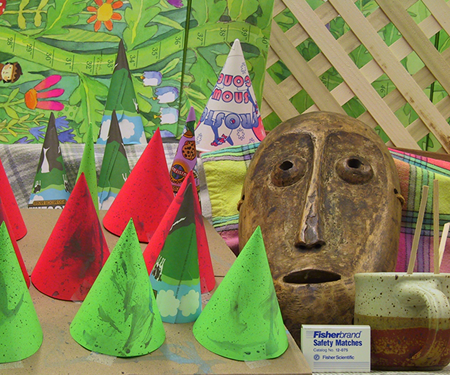
#> input picture im2.png, 450 x 375 px, found by its file name
$ jupyter execute 'left and right disparity.ipynb'
#> lines starting #> are read from the running program, lines starting #| are printed output that depends on the picture
[cell 1]
#left and right disparity map using stereo sgbm
#!/usr/bin/env python
# coding: utf-8

# In[1]:


import numpy as np
from sklearn.preprocessing import normalize
import cv2
import matplotlib.pyplot as plt
import imageio
get_ipython().run_line_magic('matplotlib', 'inline')
import random

random.seed(10)

[cell 2]
# In[2]:

imgL = cv2.imread("cones/im2.png",0)
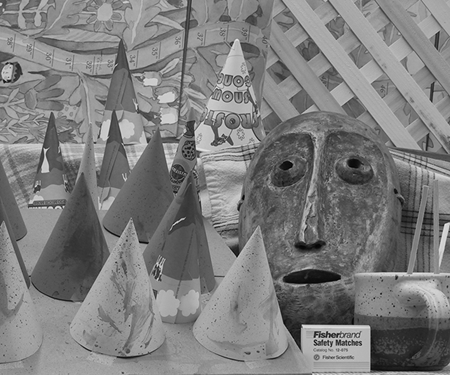
#> imgL: shape (375, 450); min 0, max 235, mean 125
imgR = cv2.imread("cones/im6.png",0)
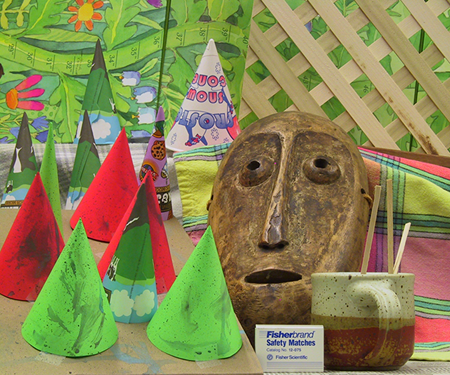
#> input picture im6.png, 450 x 375 px, found by its file name
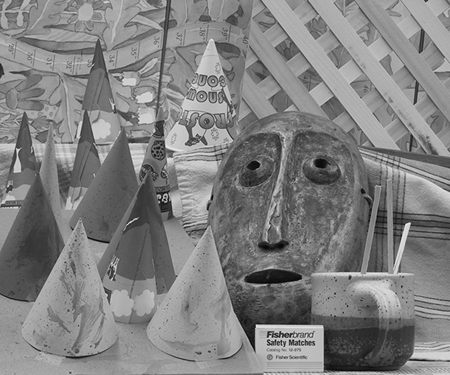
#> imgR: shape (375, 450); min 0, max 243, mean 128.4

[cell 3]
# In[3]:


# SGBM Parameters -----------------
window_size = 3                     # wsize default 3; 5; 7 for SGBM reduced size image; 15 for SGBM full size image (1300px and above); 5 Works nicely

left_matcher = cv2.StereoSGBM_create(
    minDisparity=0,
    numDisparities=64,             # max_disp has to be dividable by 16 f. E. HH 192, 256
    blockSize=5,
    P1=8 * 3 * window_size ** 2,    # wsize default 3; 5; 7 for SGBM reduced size image; 15 for SGBM full size image (1300px and above); 5 Works nicely
    P2=32 * 3 * window_size ** 2,
    disp12MaxDiff=1,
    uniquenessRatio=15,
    speckleWindowSize=0,
    speckleRange=2,
    preFilterCap=63,
    mode=cv2.STEREO_SGBM_MODE_SGBM_3WAY
)
disparity = left_matcher.compute(imgL,imgR)
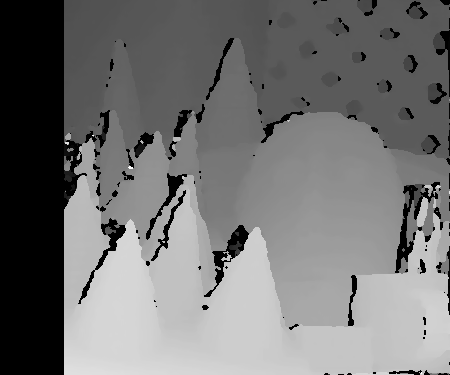
#> disparity: shape (375, 450) int16; min -16, max 976, mean 435.2; drawn with min black and max white
plt.imshow(disparity,'gray')
imageio.imwrite("MYLEFT IMAGE.png",disparity)
plt.show()

[cell 4]
# In[4]:


right_matcher = cv2.ximgproc.createRightMatcher(left_matcher)
disparity1 = right_matcher.compute(imgR,imgL)
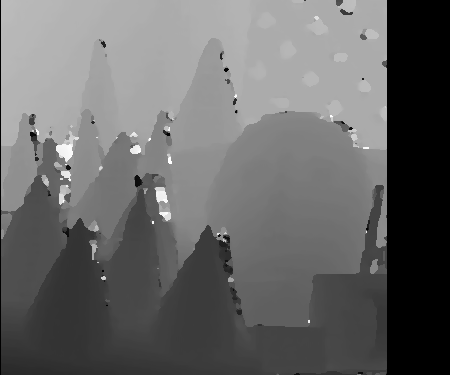
#> disparity1: shape (375, 450) int16; min -1024, max 0, mean -606; drawn with min black and max white
plt.imshow(disparity1,'gray')
imageio.imwrite("MYRIGHT IMAGE.png",disparity1)
plt.show()

[cell 5]
# In[5]:


# FILTER Parameters
lmbda = 80000
sigma = 1.2
visual_multiplier = 1.0

wls_filter = cv2.ximgproc.createDisparityWLSFilter(left_matcher)
wls_filter.setLambda(lmbda)
wls_filter.setSigmaColor(sigma)

[cell 6]
# In[6]:


print('computing disparity...')
displ = left_matcher.compute(imgL, imgR)  # .astype(np.float32)/16
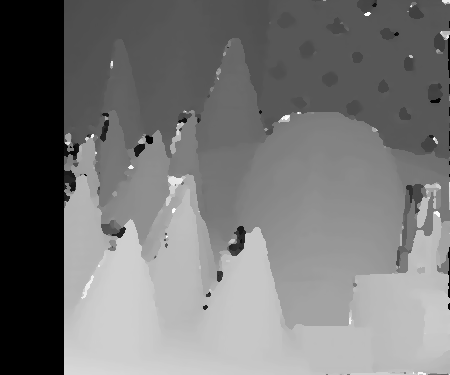
#> displ: shape (375, 450) int16; min -16, max 1008, mean 456.4; drawn with min black and max white
dispr = right_matcher.compute(imgR,imgL)
plt.imshow(displ,'gray')
imageio.imwrite("MYLEFT IMAGE2.png",displ)# .astype(np.float32)/16

[cell 7]
# In[7]:


plt.imshow(dispr,'gray')
imageio.imwrite("MYRIGHT IMAGE2.png",dispr)

[cell 8]
# In[8]:


displ = np.int16(displ)
dispr = np.int16(dispr)
#cv2.imwrite("LEFT MATCHER.png",displ)
#cv2.imwrite("RIGHT MATCHER.png",dispr)
filteredImg = wls_filter.filter(displ, imgL, None, dispr)  # important to put "imgL" here!!!
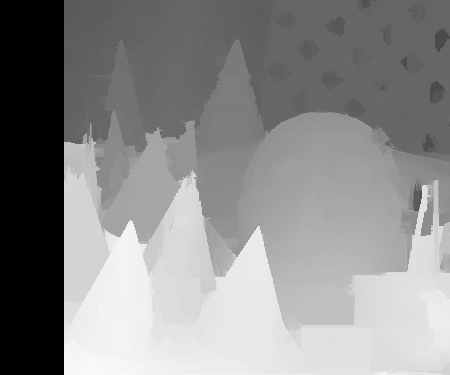
#> filteredImg: shape (375, 450) int16; min -16, max 855, mean 459.2; drawn with min black and max white

[cell 9]
# In[9]:


filteredImg = cv2.normalize(src=filteredImg, dst=filteredImg, beta=0, alpha=255, norm_type=cv2.NORM_MINMAX);
filteredImg = np.uint8(filteredImg)
cv2.imshow('Disparity Map', filteredImg)
imageio.imwrite("Disparity Map.png",filteredImg)
cv2.waitKey()
cv2.destroyAllWindows()
